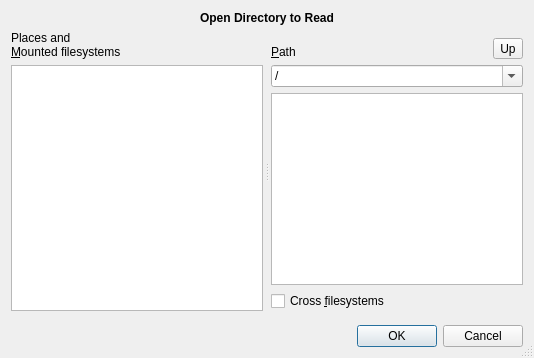
<?xml version="1.0" encoding="UTF-8"?>
<ui version="4.0">
 <class>OpenDirDialog</class>
 <widget class="QDialog" name="OpenDirDialog">
  <property name="windowTitle">
   <string>Select Directory</string>
  </property>
  <property name="sizeGripEnabled">
   <bool>true</bool>
  </property>
  <layout class="QVBoxLayout" name="verticalLayout_2">
   <item>
    <layout class="QVBoxLayout" name="verticalLayout" stretch="0,1">
     <property name="bottomMargin">
      <number>8</number>
     </property>
     <item>
      <widget class="QLabel" name="dialogHeading">
       <property name="font">
        <font>
         <weight>75</weight>
         <bold>true</bold>
        </font>
       </property>
       <property name="text">
        <string>Open Directory to Read</string>
       </property>
       <property name="alignment">
        <set>Qt::AlignCenter</set>
       </property>
      </widget>
     </item>
     <item>
      <widget class="QSplitter" name="mainSplitter">
       <property name="orientation">
        <enum>Qt::Horizontal</enum>
       </property>
       <property name="handleWidth">
        <number>8</number>
       </property>
       <property name="childrenCollapsible">
        <bool>false</bool>
       </property>
       <widget class="QWidget" name="leftPane">
        <layout class="QVBoxLayout" name="leftColVBox">
         <item>
          <widget class="QLabel" name="pathSelectorCaption">
           <property name="text">
            <string>Places and
&amp;Mounted filesystems</string>
           </property>
           <property name="buddy">
            <cstring>pathSelector</cstring>
           </property>
          </widget>
         </item>
         <item>
          <widget class="QDirStat::PathSelector" name="pathSelector"/>
         </item>
        </layout>
       </widget>
       <widget class="QWidget" name="rightPane">
        <layout class="QVBoxLayout" name="rightColVBox">
         <item>
          <layout class="QHBoxLayout" name="pathCaptionHBox">
           <item>
            <widget class="QLabel" name="pathCaption">
             <property name="text">
              <string>
&amp;Path</string>
             </property>
             <property name="buddy">
              <cstring>pathComboBox</cstring>
             </property>
            </widget>
           </item>
           <item alignment="Qt::AlignBottom">
            <widget class="QToolButton" name="upButton">
             <property name="text">
              <string>Up</string>
             </property>
             <property name="icon">
              <iconset resource="icons.qrc">
               <normaloff>:/icons/go-up.png</normaloff>:/icons/go-up.png</iconset>
             </property>
            </widget>
           </item>
          </layout>
         </item>
         <item>
          <widget class="QComboBox" name="pathComboBox">
           <property name="editable">
            <bool>true</bool>
           </property>
           <item>
            <property name="text">
             <string notr="true">/</string>
            </property>
           </item>
          </widget>
         </item>
         <item>
          <widget class="QTreeView" name="dirTreeView">
           <property name="uniformRowHeights">
            <bool>true</bool>
           </property>
           <attribute name="headerVisible">
            <bool>false</bool>
           </attribute>
          </widget>
         </item>
         <item>
          <widget class="QCheckBox" name="crossFilesystemsCheckBox">
           <property name="toolTip">
            <string>Normal mounts only,
no bind mounts,
no multiple mounts,
no network mounts
(NFS, Samba)

This is temporary
just for this program run.</string>
           </property>
           <property name="text">
            <string>Cross &amp;filesystems</string>
           </property>
          </widget>
         </item>
        </layout>
       </widget>
      </widget>
     </item>
    </layout>
   </item>
   <item>
    <widget class="QDialogButtonBox" name="buttonBox">
     <property name="orientation">
      <enum>Qt::Horizontal</enum>
     </property>
     <property name="standardButtons">
      <set>QDialogButtonBox::Cancel|QDialogButtonBox::Ok</set>
     </property>
    </widget>
   </item>
  </layout>
 </widget>
 <customwidgets>
  <customwidget>
   <class>QDirStat::PathSelector</class>
   <extends>QListWidget</extends>
   <header>PathSelector.h</header>
  </customwidget>
 </customwidgets>
 <tabstops>
  <tabstop>pathComboBox</tabstop>
 </tabstops>
 <resources>
  <include location="icons.qrc"/>
 </resources>
 <connections>
  <connection>
   <sender>buttonBox</sender>
   <signal>accepted()</signal>
   <receiver>OpenDirDialog</receiver>
   <slot>accept()</slot>
   <hints>
    <hint type="sourcelabel">
     <x>167</x>
     <y>265</y>
    </hint>
    <hint type="destinationlabel">
     <x>167</x>
     <y>144</y>
    </hint>
   </hints>
  </connection>
  <connection>
   <sender>buttonBox</sender>
   <signal>rejected()</signal>
   <receiver>OpenDirDialog</receiver>
   <slot>reject()</slot>
   <hints>
    <hint type="sourcelabel">
     <x>167</x>
     <y>265</y>
    </hint>
    <hint type="destinationlabel">
     <x>167</x>
     <y>144</y>
    </hint>
   </hints>
  </connection>
 </connections>
</ui>
